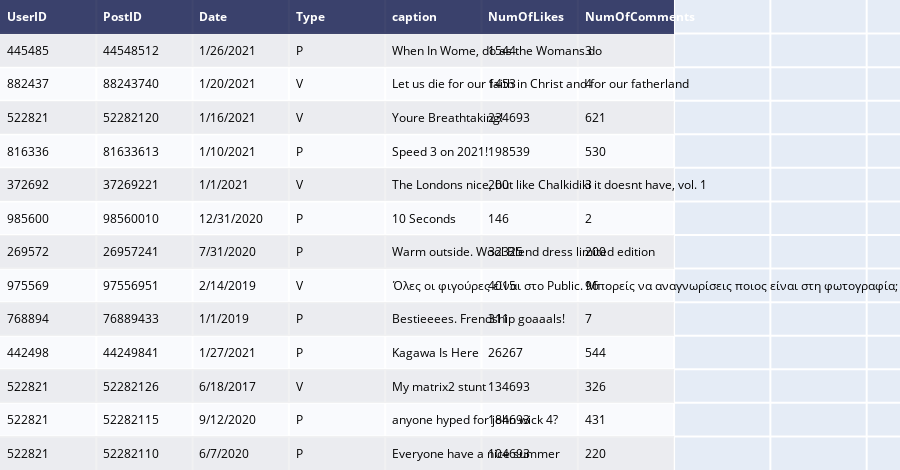

Source (notebook cell):
### Code cell
from plotly.figure_factory import create_table
import plotly.express as px


table_post = create_table(post.head(13))
py.iplot(table_post)

### Figure 1 — Plotly figure (JSON) as saved in the notebook; plotly's stock layout.template omitted (floating-point values rounded to 4 significant figures)
{"data": [{"colorscale": [[0, "#00083e"], [0.5, "#ededee"], [1, "#ffffff"]], "hoverinfo": "none", "opacity": 0.75, "showscale": false, "type": "heatmap", "z": [[0, 0, 0, 0, 0, 0, 0], [0.5, 0.5, 0.5, 0.5, 0.5, 0.5, 0.5], [1, 1, 1, 1, 1, 1, 1], [0.5, 0.5, 0.5, 0.5, 0.5, 0.5, 0.5], [1, 1, 1, 1, 1, 1, 1], [0.5, 0.5, 0.5, 0.5, 0.5, 0.5, 0.5], [1, 1, 1, 1, 1, 1, 1], [0.5, 0.5, 0.5, 0.5, 0.5, 0.5, 0.5], [1, 1, 1, 1, 1, 1, 1], [0.5, 0.5, 0.5, 0.5, 0.5, 0.5, 0.5], [1, 1, 1, 1, 1, 1, 1], [0.5, 0.5, 0.5, 0.5, 0.5, 0.5, 0.5], [1, 1, 1, 1, 1, 1, 1], [0.5, 0.5, 0.5, 0.5, 0.5, 0.5, 0.5]]}], "layout": {"annotations": [{"align": "left", "font": {"color": "#ffffff"}, "showarrow": false, "text": "<b>UserID</b>", "x": -0.45, "xanchor": "left", "xref": "x", "y": 0, "yref": "y"}, {"align": "left", "font": {"color": "#ffffff"}, "showarrow": false, "text": "<b>PostID</b>", "x": 0.55, "xanchor": "left", "xref": "x", "y": 0, "yref": "y"}, {"align": "left", "font": {"color": "#ffffff"}, "showarrow": false, "text": "<b>Date</b>", "x": 1.55, "xanchor": "left", "xref": "x", "y": 0, "yref": "y"}, {"align": "left", "font": {"color": "#ffffff"}, "showarrow": false, "text": "<b>Type</b>", "x": 2.55, "xanchor": "left", "xref": "x", "y": 0, "yref": "y"}, {"align": "left", "font": {"color": "#ffffff"}, "showarrow": false, "text": "<b>caption</b>", "x": 3.55, "xanchor": "left", "xref": "x", "y": 0, "yref": "y"}, {"align": "left", "font": {"color": "#ffffff"}, "showarrow": false, "text": "<b>NumOfLikes</b>", "x": 4.55, "xanchor": "left", "xref": "x", "y": 0, "yref": "y"}, {"align": "left", "font": {"color": "#ffffff"}, "showarrow": false, "text": "<b>NumOfComments</b>", "x": 5.55, "xanchor": "left", "xref": "x", "y": 0, "yref": "y"}, {"align": "left", "font": {"color": "#000000"}, "showarrow": false, "text": "445485", "x": -0.45, "xanchor": "left", "xref": "x", "y": 1, "yref": "y"}, {"align": "left", "font": {"color": "#000000"}, "showarrow": false, "text": "44548512", "x": 0.55, "xanchor": "left", "xref": "x", "y": 1, "yref": "y"}, {"align": "left", "font": {"color": "#000000"}, "showarrow": false, "text": "1/26/2021", "x": 1.55, "xanchor": "left", "xref": "x", "y": 1, "yref": "y"}, {"align": "left", "font": {"color": "#000000"}, "showarrow": false, "text": "P", "x": 2.55, "xanchor": "left", "xref": "x", "y": 1, "yref": "y"}, {"align": "left", "font": {"color": "#000000"}, "showarrow": false, "text": "When In Wome, do as the Womans do", "x": 3.55, "xanchor": "left", "xref": "x", "y": 1, "yref": "y"}, {"align": "left", "font": {"color": "#000000"}, "showarrow": false, "text": "1544", "x": 4.55, "xanchor": "left", "xref": "x", "y": 1, "yref": "y"}, {"align": "left", "font": {"color": "#000000"}, "showarrow": false, "text": "3", "x": 5.55, "xanchor": "left", "xref": "x", "y": 1, "yref": "y"}, {"align": "left", "font": {"color": "#000000"}, "showarrow": false, "text": "882437", "x": -0.45, "xanchor": "left", "xref": "x", "y": 2, "yref": "y"}, {"align": "left", "font": {"color": "#000000"}, "showarrow": false, "text": "88243740", "x": 0.55, "xanchor": "left", "xref": "x", "y": 2, "yref": "y"}, {"align": "left", "font": {"color": "#000000"}, "showarrow": false, "text": "1/20/2021", "x": 1.55, "xanchor": "left", "xref": "x", "y": 2, "yref": "y"}, {"align": "left", "font": {"color": "#000000"}, "showarrow": false, "text": "V", "x": 2.55, "xanchor": "left", "xref": "x", "y": 2, "yref": "y"}, {"align": "left", "font": {"color": "#000000"}, "showarrow": false, "text": "Let us die for our faith in Christ and for our fatherland", "x": 3.55, "xanchor": "left", "xref": "x", "y": 2, "yref": "y"}, {"align": "left", "font": {"color": "#000000"}, "showarrow": false, "text": "1453", "x": 4.55, "xanchor": "left", "xref": "x", "y": 2, "yref": "y"}, {"align": "left", "font": {"color": "#000000"}, "showarrow": false, "text": "4", "x": 5.55, "xanchor": "left", "xref": "x", "y": 2, "yref": "y"}, {"align": "left", "font": {"color": "#000000"}, "showarrow": false, "text": "522821", "x": -0.45, "xanchor": "left", "xref": "x", "y": 3, "yref": "y"}, {"align": "left", "font": {"color": "#000000"}, "showarrow": false, "text": "52282120", "x": 0.55, "xanchor": "left", "xref": "x", "y": 3, "yref": "y"}, {"align": "left", "font": {"color": "#000000"}, "showarrow": false, "text": "1/16/2021", "x": 1.55, "xanchor": "left", "xref": "x", "y": 3, "yref": "y"}, {"align": "left", "font": {"color": "#000000"}, "showarrow": false, "text": "V", "x": 2.55, "xanchor": "left", "xref": "x", "y": 3, "yref": "y"}, {"align": "left", "font": {"color": "#000000"}, "showarrow": false, "text": "Youre Breathtaking!", "x": 3.55, "xanchor": "left", "xref": "x", "y": 3, "yref": "y"}, {"align": "left", "font": {"color": "#000000"}, "showarrow": false, "text": "234693", "x": 4.55, "xanchor": "left", "xref": "x", "y": 3, "yref": "y"}, {"align": "left", "font": {"color": "#000000"}, "showarrow": false, "text": "621", "x": 5.55, "xanchor": "left", "xref": "x", "y": 3, "yref": "y"}, {"align": "left", "font": {"color": "#000000"}, "showarrow": false, "text": "816336", "x": -0.45, "xanchor": "left", "xref": "x", "y": 4, "yref": "y"}, {"align": "left", "font": {"color": "#000000"}, "showarrow": false, "text": "81633613", "x": 0.55, "xanchor": "left", "xref": "x", "y": 4, "yref": "y"}, {"align": "left", "font": {"color": "#000000"}, "showarrow": false, "text": "1/10/2021", "x": 1.55, "xanchor": "left", "xref": "x", "y": 4, "yref": "y"}, {"align": "left", "font": {"color": "#000000"}, "showarrow": false, "text": "P", "x": 2.55, "xanchor": "left", "xref": "x", "y": 4, "yref": "y"}, {"align": "left", "font": {"color": "#000000"}, "showarrow": false, "text": "Speed 3 on 2021!", "x": 3.55, "xanchor": "left", "xref": "x", "y": 4, "yref": "y"}, {"align": "left", "font": {"color": "#000000"}, "showarrow": false, "text": "198539", "x": 4.55, "xanchor": "left", "xref": "x", "y": 4, "yref": "y"}, {"align": "left", "font": {"color": "#000000"}, "showarrow": false, "text": "530", "x": 5.55, "xanchor": "left", "xref": "x", "y": 4, "yref": "y"}, {"align": "left", "font": {"color": "#000000"}, "showarrow": false, "text": "372692", "x": -0.45, "xanchor": "left", "xref": "x", "y": 5, "yref": "y"}, {"align": "left", "font": {"color": "#000000"}, "showarrow": false, "text": "37269221", "x": 0.55, "xanchor": "left", "xref": "x", "y": 5, "yref": "y"}, {"align": "left", "font": {"color": "#000000"}, "showarrow": false, "text": "1/1/2021", "x": 1.55, "xanchor": "left", "xref": "x", "y": 5, "yref": "y"}, {"align": "left", "font": {"color": "#000000"}, "showarrow": false, "text": "V", "x": 2.55, "xanchor": "left", "xref": "x", "y": 5, "yref": "y"}, {"align": "left", "font": {"color": "#000000"}, "showarrow": false, "text": "The Londons nice, but like Chalkidiki it doesnt have, vol. 1", "x": 3.55, "xanchor": "left", "xref": "x", "y": 5, "yref": "y"}, {"align": "left", "font": {"color": "#000000"}, "showarrow": false, "text": "200", "x": 4.55, "xanchor": "left", "xref": "x", "y": 5, "yref": "y"}, {"align": "left", "font": {"color": "#000000"}, "showarrow": false, "text": "3", "x": 5.55, "xanchor": "left", "xref": "x", "y": 5, "yref": "y"}, {"align": "left", "font": {"color": "#000000"}, "showarrow": false, "text": "985600", "x": -0.45, "xanchor": "left", "xref": "x", "y": 6, "yref": "y"}, {"align": "left", "font": {"color": "#000000"}, "showarrow": false, "text": "98560010", "x": 0.55, "xanchor": "left", "xref": "x", "y": 6, "yref": "y"}, {"align": "left", "font": {"color": "#000000"}, "showarrow": false, "text": "12/31/2020", "x": 1.55, "xanchor": "left", "xref": "x", "y": 6, "yref": "y"}, {"align": "left", "font": {"color": "#000000"}, "showarrow": false, "text": "P", "x": 2.55, "xanchor": "left", "xref": "x", "y": 6, "yref": "y"}, {"align": "left", "font": {"color": "#000000"}, "showarrow": false, "text": "10 Seconds", "x": 3.55, "xanchor": "left", "xref": "x", "y": 6, "yref": "y"}, {"align": "left", "font": {"color": "#000000"}, "showarrow": false, "text": "146", "x": 4.55, "xanchor": "left", "xref": "x", "y": 6, "yref": "y"}, {"align": "left", "font": {"color": "#000000"}, "showarrow": false, "text": "2", "x": 5.55, "xanchor": "left", "xref": "x", "y": 6, "yref": "y"}, {"align": "left", "font": {"color": "#000000"}, "showarrow": false, "text": "269572", "x": -0.45, "xanchor": "left", "xref": "x", "y": 7, "yref": "y"}, {"align": "left", "font": {"color": "#000000"}, "showarrow": false, "text": "26957241", "x": 0.55, "xanchor": "left", "xref": "x", "y": 7, "yref": "y"}, {"align": "left", "font": {"color": "#000000"}, "showarrow": false, "text": "7/31/2020", "x": 1.55, "xanchor": "left", "xref": "x", "y": 7, "yref": "y"}, {"align": "left", "font": {"color": "#000000"}, "showarrow": false, "text": "P", "x": 2.55, "xanchor": "left", "xref": "x", "y": 7, "yref": "y"}, {"align": "left", "font": {"color": "#000000"}, "showarrow": false, "text": "Warm outside. Wool Blend dress limited edition", "x": 3.55, "xanchor": "left", "xref": "x", "y": 7, "yref": "y"}, {"align": "left", "font": {"color": "#000000"}, "showarrow": false, "text": "32325", "x": 4.55, "xanchor": "left", "xref": "x", "y": 7, "yref": "y"}, {"align": "left", "font": {"color": "#000000"}, "showarrow": false, "text": "200", "x": 5.55, "xanchor": "left", "xref": "x", "y": 7, "yref": "y"}, {"align": "left", "font": {"color": "#000000"}, "showarrow": false, "text": "975569", "x": -0.45, "xanchor": "left", "xref": "x", "y": 8, "yref": "y"}, {"align": "left", "font": {"color": "#000000"}, "showarrow": false, "text": "97556951", "x": 0.55, "xanchor": "left", "xref": "x", "y": 8, "yref": "y"}, {"align": "left", "font": {"color": "#000000"}, "showarrow": false, "text": "2/14/2019", "x": 1.55, "xanchor": "left", "xref": "x", "y": 8, "yref": "y"}, {"align": "left", "font": {"color": "#000000"}, "showarrow": false, "text": "V", "x": 2.55, "xanchor": "left", "xref": "x", "y": 8, "yref": "y"}, {"align": "left", "font": {"color": "#000000"}, "showarrow": false, "text": "Όλες οι φιγούρες είναι στο Public. Μπορείς να αναγνωρίσεις ποιος είναι στη φωτογραφία;", "x": 3.55, "xanchor": "left", "xref": "x", "y": 8, "yref": "y"}, {"align": "left", "font": {"color": "#000000"}, "showarrow": false, "text": "4015", "x": 4.55, "xanchor": "left", "xref": "x", "y": 8, "yref": "y"}, {"align": "left", "font": {"color": "#000000"}, "showarrow": false, "text": "96", "x": 5.55, "xanchor": "left", "xref": "x", "y": 8, "yref": "y"}, {"align": "left", "font": {"color": "#000000"}, "showarrow": false, "text": "768894", "x": -0.45, "xanchor": "left", "xref": "x", "y": 9, "yref": "y"}, {"align": "left", "font": {"color": "#000000"}, "showarrow": false, "text": "76889433", "x": 0.55, "xanchor": "left", "xref": "x", "y": 9, "yref": "y"}, {"align": "left", "font": {"color": "#000000"}, "showarrow": false, "text": "1/1/2019", "x": 1.55, "xanchor": "left", "xref": "x", "y": 9, "yref": "y"}, {"align": "left", "font": {"color": "#000000"}, "showarrow": false, "text": "P", "x": 2.55, "xanchor": "left", "xref": "x", "y": 9, "yref": "y"}, {"align": "left", "font": {"color": "#000000"}, "showarrow": false, "text": "Bestieeees. Frendship goaaals!", "x": 3.55, "xanchor": "left", "xref": "x", "y": 9, "yref": "y"}, {"align": "left", "font": {"color": "#000000"}, "showarrow": false, "text": "311", "x": 4.55, "xanchor": "left", "xref": "x", "y": 9, "yref": "y"}, {"align": "left", "font": {"color": "#000000"}, "showarrow": false, "text": "7", "x": 5.55, "xanchor": "left", "xref": "x", "y": 9, "yref": "y"}, {"align": "left", "font": {"color": "#000000"}, "showarrow": false, "text": "442498", "x": -0.45, "xanchor": "left", "xref": "x", "y": 10, "yref": "y"}, {"align": "left", "font": {"color": "#000000"}, "showarrow": false, "text": "44249841", "x": 0.55, "xanchor": "left", "xref": "x", "y": 10, "yref": "y"}, {"align": "left", "font": {"color": "#000000"}, "showarrow": false, "text": "1/27/2021", "x": 1.55, "xanchor": "left", "xref": "x", "y": 10, "yref": "y"}, {"align": "left", "font": {"color": "#000000"}, "showarrow": false, "text": "P", "x": 2.55, "xanchor": "left", "xref": "x", "y": 10, "yref": "y"}, {"align": "left", "font": {"color": "#000000"}, "showarrow": false, "text": "Kagawa Is Here", "x": 3.55, "xanchor": "left", "xref": "x", "y": 10, "yref": "y"}, {"align": "left", "font": {"color": "#000000"}, "showarrow": false, "text": "26267", "x": 4.55, "xanchor": "left", "xref": "x", "y": 10, "yref": "y"}, {"align": "left", "font": {"color": "#000000"}, "showarrow": false, "text": "544", "x": 5.55, "xanchor": "left", "xref": "x", "y": 10, "yref": "y"}, {"align": "left", "font": {"color": "#000000"}, "showarrow": false, "text": "522821", "x": -0.45, "xanchor": "left", "xref": "x", "y": 11, "yref": "y"}, {"align": "left", "font": {"color": "#000000"}, "showarrow": false, "text": "52282126", "x": 0.55, "xanchor": "left", "xref": "x", "y": 11, "yref": "y"}, {"align": "left", "font": {"color": "#000000"}, "showarrow": false, "text": "6/18/2017", "x": 1.55, "xanchor": "left", "xref": "x", "y": 11, "yref": "y"}, {"align": "left", "font": {"color": "#000000"}, "showarrow": false, "text": "V", "x": 2.55, "xanchor": "left", "xref": "x", "y": 11, "yref": "y"}, {"align": "left", "font": {"color": "#000000"}, "showarrow": false, "text": "My matrix2 stunt", "x": 3.55, "xanchor": "left", "xref": "x", "y": 11, "yref": "y"}, {"align": "left", "font": {"color": "#000000"}, "showarrow": false, "text": "134693", "x": 4.55, "xanchor": "left", "xref": "x", "y": 11, "yref": "y"}, {"align": "left", "font": {"color": "#000000"}, "showarrow": false, "text": "326", "x": 5.55, "xanchor": "left", "xref": "x", "y": 11, "yref": "y"}, {"align": "left", "font": {"color": "#000000"}, "showarrow": false, "text": "522821", "x": -0.45, "xanchor": "left", "xref": "x", "y": 12, "yref": "y"}, {"align": "left", "font": {"color": "#000000"}, "showarrow": false, "text": "52282115", "x": 0.55, "xanchor": "left", "xref": "x", "y": 12, "yref": "y"}, {"align": "left", "font": {"color": "#000000"}, "showarrow": false, "text": "9/12/2020", "x": 1.55, "xanchor": "left", "xref": "x", "y": 12, "yref": "y"}, {"align": "left", "font": {"color": "#000000"}, "showarrow": false, "text": "P", "x": 2.55, "xanchor": "left", "xref": "x", "y": 12, "yref": "y"}, {"align": "left", "font": {"color": "#000000"}, "showarrow": false, "text": "anyone hyped for john wick 4?", "x": 3.55, "xanchor": "left", "xref": "x", "y": 12, "yref": "y"}, {"align": "left", "font": {"color": "#000000"}, "showarrow": false, "text": "184693", "x": 4.55, "xanchor": "left", "xref": "x", "y": 12, "yref": "y"}, {"align": "left", "font": {"color": "#000000"}, "showarrow": false, "text": "431", "x": 5.55, "xanchor": "left", "xref": "x", "y": 12, "yref": "y"}, {"align": "left", "font": {"color": "#000000"}, "showarrow": false, "text": "522821", "x": -0.45, "xanchor": "left", "xref": "x", "y": 13, "yref": "y"}, {"align": "left", "font": {"color": "#000000"}, "showarrow": false, "text": "52282110", "x": 0.55, "xanchor": "left", "xref": "x", "y": 13, "yref": "y"}, {"align": "left", "font": {"color": "#000000"}, "showarrow": false, "text": "6/7/2020", "x": 1.55, "xanchor": "left", "xref": "x", "y": 13, "yref": "y"}, {"align": "left", "font": {"color": "#000000"}, "showarrow": false, "text": "P", "x": 2.55, "xanchor": "left", "xref": "x", "y": 13, "yref": "y"}, {"align": "left", "font": {"color": "#000000"}, "showarrow": false, "text": "Everyone have a nice summer", "x": 3.55, "xanchor": "left", "xref": "x", "y": 13, "yref": "y"}, {"align": "left", "font": {"color": "#000000"}, "showarrow": false, "text": "104693", "x": 4.55, "xanchor": "left", "xref": "x", "y": 13, "yref": "y"}, {"align": "left", "font": {"color": "#000000"}, "showarrow": false, "text": "220", "x": 5.55, "xanchor": "left", "xref": "x", "y": 13, "yref": "y"}], "height": 470, "margin": {"b": 0, "l": 0, "r": 0, "t": 0}, "xaxis": {"dtick": 1, "gridwidth": 2, "showticklabels": false, "tick0": -0.5, "ticks": "", "zeroline": false}, "yaxis": {"autorange": "reversed", "dtick": 1, "gridwidth": 2, "showticklabels": false, "tick0": 0.5, "ticks": "", "zeroline": false}}}
